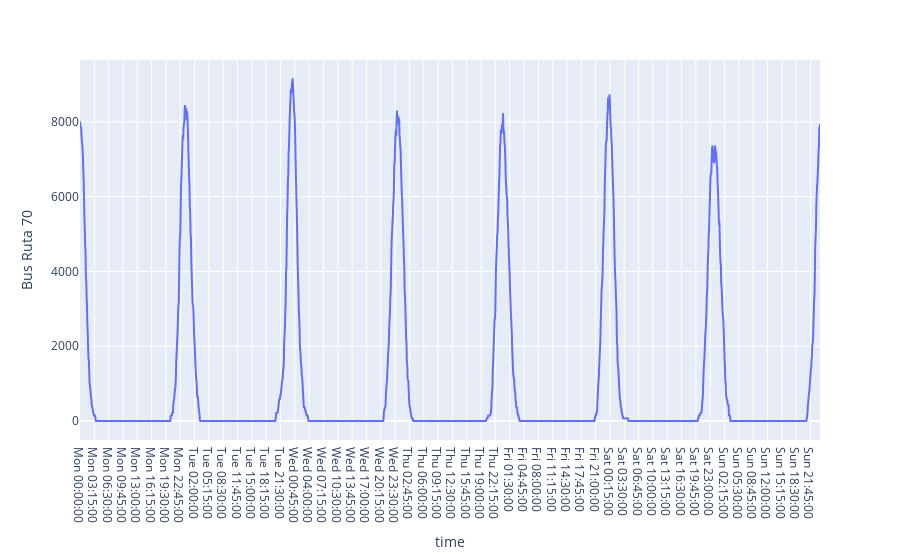

The notebook cell saved with this chart:
### Code cell
px.line(ruta_a , x="time", y="Bus Ruta 70")

### Figure 1 — Plotly figure (JSON) as saved in the notebook; plotly's stock layout.template omitted (floating-point values rounded to 4 significant figures; data arrays with more than 128 entries replaced by an {"elided": "..."} marker saying what was removed)
{"data": [{"hovertemplate": "time=%{x}<br>Bus Ruta 70=%{y}<extra></extra>", "legendgroup": "", "line": {"color": "#636efa", "dash": "solid"}, "marker": {"symbol": "circle"}, "mode": "lines", "name": "", "showlegend": false, "type": "scattergl", "x": {"elided": "2016 str values"}, "xaxis": "x", "y": {"elided": "2016 int values"}, "yaxis": "y"}], "layout": {"legend": {"tracegroupgap": 0}, "margin": {"t": 60}, "xaxis": {"anchor": "y", "domain": [0, 1], "title": {"text": "time"}}, "yaxis": {"anchor": "x", "domain": [0, 1], "title": {"text": "Bus Ruta 70"}}}}
